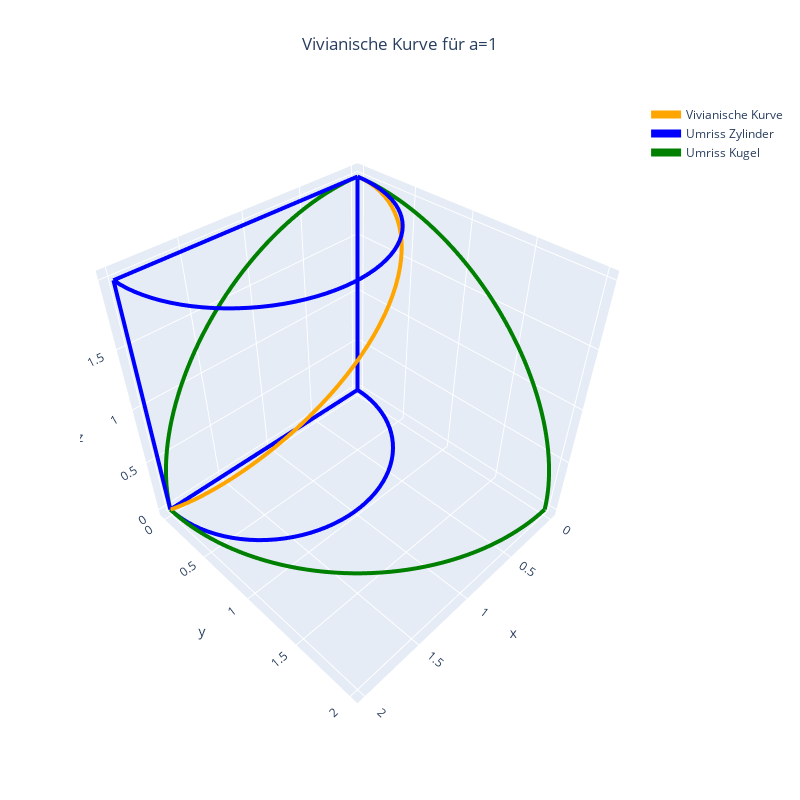

This figure's notebook cell:
### Markdown cell above
Jetzt erstellen wir weitere Kurven mit Hilfe von *go.Scatter3d* für den Umriss der Kugel. Magenta zeichnen wir einen Halbkreis ein, der den Zylinder andeutet.

### Code cell
# Nochmals dieses Mal mit Legende
viviani = go.Scatter3d(x=x, y=y, z=z,
                     name='Vivianische Kurve',
                     mode='lines',
                     line = dict(color='orange', width=8),
                     showlegend=True)

# Zylinder
s = np.linspace(0.0, 1.0, 3)

lx = 2.0*s
ly = lz = np.zeros_like(lx)

line1 = go.Scatter3d(x=lx, y=ly, z=lz,
                     name='Zylinder',
                     mode='lines',
                     line = dict(color='blue', width=8),
                     showlegend=False)

lx = 2.0*s
ly =  np.zeros_like(lx)
lz = 2.0*np.ones_like(lx)

line2 = go.Scatter3d(x=lx, y=ly, z=lz,
                     name='Zylinder',
                     mode='lines',
                     line = dict(color='blue', width=8),
                     showlegend=False)

lz = 2.0*s
lx =  np.zeros_like(lz)
ly =  np.zeros_like(lz)

line3 = go.Scatter3d(x=lx, y=ly, z=lz,
                     name='Zylinder',
                     mode='lines',
                     line = dict(color='blue', width=8),
                     showlegend=False)

lz = 2.0*s
lx =  2.0*np.ones_like(lz)
ly =  np.zeros_like(lz)

line4 = go.Scatter3d(x=lx, y=ly, z=lz,
                     name='Zylinder',
                     mode='lines',
                     line = dict(color='blue', width=8),
                     showlegend=False)

ux, uy, uz = 1+np.cos(t), np.sin(t), np.zeros_like(x)

umriss1 = go.Scatter3d(x=ux, y=uy, z=uz,
                     name='Umriss Zylinder',
                     mode='lines',
                     line = dict(color='blue', width=8),
                     showlegend=True)

ux, uy, uz = 1+np.cos(t), np.sin(t), 2.0*np.ones_like(x)

umriss5 = go.Scatter3d(x=ux, y=uy, z=uz,
                     name='Zylinder',
                     mode='lines',
                     line = dict(color='blue', width=8),
                     showlegend=False)

s = np.linspace
ux, uy, uz = 2.0*np.cos(t/2.0), np.zeros_like(x), 2.0*np.sin(t/2.0)

umriss2 = go.Scatter3d(x=ux, y=uy, z=uz,
                     name='Umriss Kugel',
                     mode='lines',
                     line = dict(color='green', width=8),
                     showlegend=True)

ux, uy, uz = 2.0*np.cos(t/2.0), 2.0*np.sin(t/2.0), np.zeros_like(x)

umriss3 = go.Scatter3d(x=ux, y=uy, z=uz,
                     name='Umriss Kugel 2',
                     mode='lines',
                     line = dict(color='green', width=8),
                     showlegend=False)

ux, uy, uz = np.zeros_like(x), 2.0*np.cos(t/2.0), 2.0*np.sin(t/2.0), 

umriss4 = go.Scatter3d(x=ux, y=uy, z=uz,
                     name='Umriss Kugel 3',
                     mode='lines',
                     line = dict(color='green', width=8),
                     showlegend=False)



fig =  go.Figure(data=[viviani, umriss1, umriss2, umriss3, umriss4, umriss5, line1, line2, line3, line4], layout=layout)

fig.update_layout(title='Vivianische Kurve für a=1',
                  title_x=0.5,
                  scene_camera_eye_z=1.55,
                  autosize=False,
                  width=800,
                  height=800,
                  showlegend=True)
                  
fig.show()

### Figure 1 — Plotly figure (JSON) as saved in the notebook; plotly's stock layout.template omitted (floating-point values rounded to 4 significant figures)
{"data": [{"line": {"color": "orange", "width": 8}, "mode": "lines", "name": "Vivianische Kurve", "showlegend": true, "type": "scatter3d", "x": [2, 1.998, 1.992, 1.982, 1.967, 1.949, 1.927, 1.901, 1.871, 1.838, 1.801, 1.761, 1.718, 1.672, 1.623, 1.572, 1.518, 1.463, 1.405, 1.345, 1.285, 1.223, 1.16, 1.096, 1.032, 0.9679, 0.904, 0.8404, 0.7775, 0.7155, 0.6546, 0.5952, 0.5375, 0.4816, 0.4279, 0.3765, 0.3277, 0.2817, 0.2386, 0.1986, 0.1619, 0.1287, 0.09903, 0.07308, 0.05094, 0.03271, 0.01844, 0.00821, 0.002055, 0], "y": [0, 0.06407, 0.1279, 0.1912, 0.2537, 0.3151, 0.3753, 0.4339, 0.4907, 0.5455, 0.5981, 0.6482, 0.6957, 0.7403, 0.7818, 0.8202, 0.8551, 0.8866, 0.9144, 0.9385, 0.9587, 0.9749, 0.9872, 0.9954, 0.9995, 0.9995, 0.9954, 0.9872, 0.9749, 0.9587, 0.9385, 0.9144, 0.8866, 0.8551, 0.8202, 0.7818, 0.7403, 0.6957, 0.6482, 0.5981, 0.5455, 0.4907, 0.4339, 0.3753, 0.3151, 0.2537, 0.1912, 0.1279, 0.06407, 1.225e-16], "z": [0, 0.0641, 0.1281, 0.192, 0.2558, 0.3192, 0.3823, 0.445, 0.5073, 0.5691, 0.6302, 0.6907, 0.7505, 0.8096, 0.8678, 0.9251, 0.9814, 1.037, 1.091, 1.144, 1.196, 1.247, 1.296, 1.345, 1.391, 1.437, 1.481, 1.523, 1.564, 1.603, 1.64, 1.676, 1.71, 1.743, 1.773, 1.802, 1.829, 1.854, 1.877, 1.898, 1.917, 1.935, 1.95, 1.963, 1.974, 1.984, 1.991, 1.996, 1.999, 2]}, {"line": {"color": "blue", "width": 8}, "mode": "lines", "name": "Umriss Zylinder", "showlegend": true, "type": "scatter3d", "x": [2, 1.998, 1.992, 1.982, 1.967, 1.949, 1.927, 1.901, 1.871, 1.838, 1.801, 1.761, 1.718, 1.672, 1.623, 1.572, 1.518, 1.463, 1.405, 1.345, 1.285, 1.223, 1.16, 1.096, 1.032, 0.9679, 0.904, 0.8404, 0.7775, 0.7155, 0.6546, 0.5952, 0.5375, 0.4816, 0.4279, 0.3765, 0.3277, 0.2817, 0.2386, 0.1986, 0.1619, 0.1287, 0.09903, 0.07308, 0.05094, 0.03271, 0.01844, 0.00821, 0.002055, 0], "y": [0, 0.06407, 0.1279, 0.1912, 0.2537, 0.3151, 0.3753, 0.4339, 0.4907, 0.5455, 0.5981, 0.6482, 0.6957, 0.7403, 0.7818, 0.8202, 0.8551, 0.8866, 0.9144, 0.9385, 0.9587, 0.9749, 0.9872, 0.9954, 0.9995, 0.9995, 0.9954, 0.9872, 0.9749, 0.9587, 0.9385, 0.9144, 0.8866, 0.8551, 0.8202, 0.7818, 0.7403, 0.6957, 0.6482, 0.5981, 0.5455, 0.4907, 0.4339, 0.3753, 0.3151, 0.2537, 0.1912, 0.1279, 0.06407, 1.225e-16], "z": [0, 0, 0, 0, 0, 0, 0, 0, 0, 0, 0, 0, 0, 0, 0, 0, 0, 0, 0, 0, 0, 0, 0, 0, 0, 0, 0, 0, 0, 0, 0, 0, 0, 0, 0, 0, 0, 0, 0, 0, 0, 0, 0, 0, 0, 0, 0, 0, 0, 0]}, {"line": {"color": "green", "width": 8}, "mode": "lines", "name": "Umriss Kugel", "showlegend": true, "type": "scatter3d", "x": [2, 1.999, 1.996, 1.991, 1.984, 1.974, 1.963, 1.95, 1.935, 1.917, 1.898, 1.877, 1.854, 1.829, 1.802, 1.773, 1.743, 1.71, 1.676, 1.64, 1.603, 1.564, 1.523, 1.481, 1.437, 1.391, 1.345, 1.296, 1.247, 1.196, 1.144, 1.091, 1.037, 0.9814, 0.9251, 0.8678, 0.8096, 0.7505, 0.6907, 0.6302, 0.5691, 0.5073, 0.445, 0.3823, 0.3192, 0.2558, 0.192, 0.1281, 0.0641, 1.225e-16], "y": [0, 0, 0, 0, 0, 0, 0, 0, 0, 0, 0, 0, 0, 0, 0, 0, 0, 0, 0, 0, 0, 0, 0, 0, 0, 0, 0, 0, 0, 0, 0, 0, 0, 0, 0, 0, 0, 0, 0, 0, 0, 0, 0, 0, 0, 0, 0, 0, 0, 0], "z": [0, 0.0641, 0.1281, 0.192, 0.2558, 0.3192, 0.3823, 0.445, 0.5073, 0.5691, 0.6302, 0.6907, 0.7505, 0.8096, 0.8678, 0.9251, 0.9814, 1.037, 1.091, 1.144, 1.196, 1.247, 1.296, 1.345, 1.391, 1.437, 1.481, 1.523, 1.564, 1.603, 1.64, 1.676, 1.71, 1.743, 1.773, 1.802, 1.829, 1.854, 1.877, 1.898, 1.917, 1.935, 1.95, 1.963, 1.974, 1.984, 1.991, 1.996, 1.999, 2]}, {"line": {"color": "green", "width": 8}, "mode": "lines", "name": "Umriss Kugel 2", "showlegend": false, "type": "scatter3d", "x": [2, 1.999, 1.996, 1.991, 1.984, 1.974, 1.963, 1.95, 1.935, 1.917, 1.898, 1.877, 1.854, 1.829, 1.802, 1.773, 1.743, 1.71, 1.676, 1.64, 1.603, 1.564, 1.523, 1.481, 1.437, 1.391, 1.345, 1.296, 1.247, 1.196, 1.144, 1.091, 1.037, 0.9814, 0.9251, 0.8678, 0.8096, 0.7505, 0.6907, 0.6302, 0.5691, 0.5073, 0.445, 0.3823, 0.3192, 0.2558, 0.192, 0.1281, 0.0641, 1.225e-16], "y": [0, 0.0641, 0.1281, 0.192, 0.2558, 0.3192, 0.3823, 0.445, 0.5073, 0.5691, 0.6302, 0.6907, 0.7505, 0.8096, 0.8678, 0.9251, 0.9814, 1.037, 1.091, 1.144, 1.196, 1.247, 1.296, 1.345, 1.391, 1.437, 1.481, 1.523, 1.564, 1.603, 1.64, 1.676, 1.71, 1.743, 1.773, 1.802, 1.829, 1.854, 1.877, 1.898, 1.917, 1.935, 1.95, 1.963, 1.974, 1.984, 1.991, 1.996, 1.999, 2], "z": [0, 0, 0, 0, 0, 0, 0, 0, 0, 0, 0, 0, 0, 0, 0, 0, 0, 0, 0, 0, 0, 0, 0, 0, 0, 0, 0, 0, 0, 0, 0, 0, 0, 0, 0, 0, 0, 0, 0, 0, 0, 0, 0, 0, 0, 0, 0, 0, 0, 0]}, {"line": {"color": "green", "width": 8}, "mode": "lines", "name": "Umriss Kugel 3", "showlegend": false, "type": "scatter3d", "x": [0, 0, 0, 0, 0, 0, 0, 0, 0, 0, 0, 0, 0, 0, 0, 0, 0, 0, 0, 0, 0, 0, 0, 0, 0, 0, 0, 0, 0, 0, 0, 0, 0, 0, 0, 0, 0, 0, 0, 0, 0, 0, 0, 0, 0, 0, 0, 0, 0, 0], "y": [2, 1.999, 1.996, 1.991, 1.984, 1.974, 1.963, 1.95, 1.935, 1.917, 1.898, 1.877, 1.854, 1.829, 1.802, 1.773, 1.743, 1.71, 1.676, 1.64, 1.603, 1.564, 1.523, 1.481, 1.437, 1.391, 1.345, 1.296, 1.247, 1.196, 1.144, 1.091, 1.037, 0.9814, 0.9251, 0.8678, 0.8096, 0.7505, 0.6907, 0.6302, 0.5691, 0.5073, 0.445, 0.3823, 0.3192, 0.2558, 0.192, 0.1281, 0.0641, 1.225e-16], "z": [0, 0.0641, 0.1281, 0.192, 0.2558, 0.3192, 0.3823, 0.445, 0.5073, 0.5691, 0.6302, 0.6907, 0.7505, 0.8096, 0.8678, 0.9251, 0.9814, 1.037, 1.091, 1.144, 1.196, 1.247, 1.296, 1.345, 1.391, 1.437, 1.481, 1.523, 1.564, 1.603, 1.64, 1.676, 1.71, 1.743, 1.773, 1.802, 1.829, 1.854, 1.877, 1.898, 1.917, 1.935, 1.95, 1.963, 1.974, 1.984, 1.991, 1.996, 1.999, 2]}, {"line": {"color": "blue", "width": 8}, "mode": "lines", "name": "Zylinder", "showlegend": false, "type": "scatter3d", "x": [2, 1.998, 1.992, 1.982, 1.967, 1.949, 1.927, 1.901, 1.871, 1.838, 1.801, 1.761, 1.718, 1.672, 1.623, 1.572, 1.518, 1.463, 1.405, 1.345, 1.285, 1.223, 1.16, 1.096, 1.032, 0.9679, 0.904, 0.8404, 0.7775, 0.7155, 0.6546, 0.5952, 0.5375, 0.4816, 0.4279, 0.3765, 0.3277, 0.2817, 0.2386, 0.1986, 0.1619, 0.1287, 0.09903, 0.07308, 0.05094, 0.03271, 0.01844, 0.00821, 0.002055, 0], "y": [0, 0.06407, 0.1279, 0.1912, 0.2537, 0.3151, 0.3753, 0.4339, 0.4907, 0.5455, 0.5981, 0.6482, 0.6957, 0.7403, 0.7818, 0.8202, 0.8551, 0.8866, 0.9144, 0.9385, 0.9587, 0.9749, 0.9872, 0.9954, 0.9995, 0.9995, 0.9954, 0.9872, 0.9749, 0.9587, 0.9385, 0.9144, 0.8866, 0.8551, 0.8202, 0.7818, 0.7403, 0.6957, 0.6482, 0.5981, 0.5455, 0.4907, 0.4339, 0.3753, 0.3151, 0.2537, 0.1912, 0.1279, 0.06407, 1.225e-16], "z": [2, 2, 2, 2, 2, 2, 2, 2, 2, 2, 2, 2, 2, 2, 2, 2, 2, 2, 2, 2, 2, 2, 2, 2, 2, 2, 2, 2, 2, 2, 2, 2, 2, 2, 2, 2, 2, 2, 2, 2, 2, 2, 2, 2, 2, 2, 2, 2, 2, 2]}, {"line": {"color": "blue", "width": 8}, "mode": "lines", "name": "Zylinder", "showlegend": false, "type": "scatter3d", "x": [0, 1, 2], "y": [0, 0, 0], "z": [0, 0, 0]}, {"line": {"color": "blue", "width": 8}, "mode": "lines", "name": "Zylinder", "showlegend": false, "type": "scatter3d", "x": [0, 1, 2], "y": [0, 0, 0], "z": [2, 2, 2]}, {"line": {"color": "blue", "width": 8}, "mode": "lines", "name": "Zylinder", "showlegend": false, "type": "scatter3d", "x": [0, 0, 0], "y": [0, 0, 0], "z": [0, 1, 2]}, {"line": {"color": "blue", "width": 8}, "mode": "lines", "name": "Zylinder", "showlegend": false, "type": "scatter3d", "x": [2, 2, 2], "y": [0, 0, 0], "z": [0, 1, 2]}], "layout": {"autosize": false, "height": 800, "scene": {"camera": {"eye": {"z": 1.55}}, "xaxis": {"visible": true}, "yaxis": {"visible": true}, "zaxis": {"visible": true}}, "showlegend": true, "title": {"text": "Vivianische Kurve für a=1", "x": 0.5}, "width": 800}}
